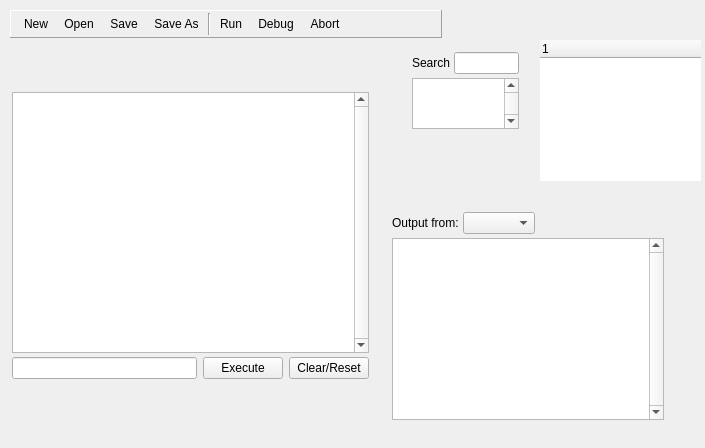
<?xml version="1.0" encoding="UTF-8"?>
<ui version="4.0">
 <class>PythonShell</class>
 <widget class="QFrame" name="PythonShell">
  <property name="geometry">
   <rect>
    <x>0</x>
    <y>0</y>
    <width>705</width>
    <height>448</height>
   </rect>
  </property>
  <property name="windowTitle">
   <string>Python Scripting</string>
  </property>
  <widget class="QWidget" name="replGroup" native="true">
   <property name="geometry">
    <rect>
     <x>10</x>
     <y>90</y>
     <width>361</width>
     <height>291</height>
    </rect>
   </property>
   <layout class="QVBoxLayout" name="verticalLayout">
    <property name="spacing">
     <number>4</number>
    </property>
    <property name="leftMargin">
     <number>2</number>
    </property>
    <property name="topMargin">
     <number>2</number>
    </property>
    <property name="rightMargin">
     <number>2</number>
    </property>
    <property name="bottomMargin">
     <number>2</number>
    </property>
    <item>
     <widget class="RDTextEdit" name="interactiveOutput">
      <property name="verticalScrollBarPolicy">
       <enum>Qt::ScrollBarAlwaysOn</enum>
      </property>
      <property name="readOnly">
       <bool>true</bool>
      </property>
      <property name="textInteractionFlags">
       <set>Qt::TextSelectableByKeyboard|Qt::TextSelectableByMouse</set>
      </property>
     </widget>
    </item>
    <item>
     <layout class="QHBoxLayout" name="replCommandsLayout">
      <property name="spacing">
       <number>6</number>
      </property>
      <item>
       <widget class="RDLineEdit" name="lineInput"/>
      </item>
      <item>
       <widget class="QPushButton" name="execute">
        <property name="text">
         <string>Execute</string>
        </property>
       </widget>
      </item>
      <item>
       <widget class="QPushButton" name="clear">
        <property name="text">
         <string>Clear/Reset</string>
        </property>
       </widget>
      </item>
     </layout>
    </item>
   </layout>
  </widget>
  <widget class="QFrame" name="helpGroup">
   <property name="geometry">
    <rect>
     <x>410</x>
     <y>50</y>
     <width>111</width>
     <height>81</height>
    </rect>
   </property>
   <layout class="QGridLayout" name="gridLayout_2">
    <property name="leftMargin">
     <number>2</number>
    </property>
    <property name="topMargin">
     <number>2</number>
    </property>
    <property name="rightMargin">
     <number>2</number>
    </property>
    <property name="bottomMargin">
     <number>2</number>
    </property>
    <property name="spacing">
     <number>4</number>
    </property>
    <item row="0" column="0">
     <widget class="QLabel" name="label">
      <property name="text">
       <string>Search</string>
      </property>
     </widget>
    </item>
    <item row="0" column="1">
     <widget class="RDLineEdit" name="helpSearch"/>
    </item>
    <item row="1" column="0" colspan="2">
     <widget class="RDTextEdit" name="helpText">
      <property name="verticalScrollBarPolicy">
       <enum>Qt::ScrollBarAlwaysOn</enum>
      </property>
      <property name="readOnly">
       <bool>true</bool>
      </property>
      <property name="textInteractionFlags">
       <set>Qt::TextSelectableByKeyboard|Qt::TextSelectableByMouse</set>
      </property>
     </widget>
    </item>
   </layout>
  </widget>
  <widget class="QFrame" name="toolbar">
   <property name="geometry">
    <rect>
     <x>10</x>
     <y>10</y>
     <width>432</width>
     <height>28</height>
    </rect>
   </property>
   <property name="sizePolicy">
    <sizepolicy hsizetype="Minimum" vsizetype="Fixed">
     <horstretch>0</horstretch>
     <verstretch>0</verstretch>
    </sizepolicy>
   </property>
   <property name="minimumSize">
    <size>
     <width>0</width>
     <height>28</height>
    </size>
   </property>
   <property name="frameShape">
    <enum>QFrame::Panel</enum>
   </property>
   <property name="frameShadow">
    <enum>QFrame::Raised</enum>
   </property>
   <layout class="QHBoxLayout" name="horizontalLayout_5">
    <property name="spacing">
     <number>2</number>
    </property>
    <property name="leftMargin">
     <number>6</number>
    </property>
    <property name="topMargin">
     <number>2</number>
    </property>
    <property name="rightMargin">
     <number>6</number>
    </property>
    <property name="bottomMargin">
     <number>2</number>
    </property>
    <item>
     <widget class="QToolButton" name="newScript">
      <property name="toolTip">
       <string>Create a new blank script</string>
      </property>
      <property name="text">
       <string>New</string>
      </property>
      <property name="icon">
       <iconset resource="../Resources/resources.qrc">
        <normaloff>:/page_white_edit.png</normaloff>:/page_white_edit.png</iconset>
      </property>
      <property name="toolButtonStyle">
       <enum>Qt::ToolButtonTextBesideIcon</enum>
      </property>
      <property name="autoRaise">
       <bool>true</bool>
      </property>
     </widget>
    </item>
    <item>
     <widget class="QToolButton" name="openScript">
      <property name="toolTip">
       <string>Open an existing python script</string>
      </property>
      <property name="text">
       <string>Open</string>
      </property>
      <property name="icon">
       <iconset resource="../Resources/resources.qrc">
        <normaloff>:/folder_page_white.png</normaloff>:/folder_page_white.png</iconset>
      </property>
      <property name="toolButtonStyle">
       <enum>Qt::ToolButtonTextBesideIcon</enum>
      </property>
      <property name="autoRaise">
       <bool>true</bool>
      </property>
     </widget>
    </item>
    <item>
     <widget class="QToolButton" name="saveScript">
      <property name="toolTip">
       <string>Save the current script (Ctrl+S)</string>
      </property>
      <property name="text">
       <string>Save</string>
      </property>
      <property name="icon">
       <iconset resource="../Resources/resources.qrc">
        <normaloff>:/save.png</normaloff>:/save.png</iconset>
      </property>
      <property name="toolButtonStyle">
       <enum>Qt::ToolButtonTextBesideIcon</enum>
      </property>
      <property name="autoRaise">
       <bool>true</bool>
      </property>
     </widget>
    </item>
    <item>
     <widget class="QToolButton" name="saveAsScript">
      <property name="toolTip">
       <string>Save the current script to a new location</string>
      </property>
      <property name="text">
       <string>Save As</string>
      </property>
      <property name="icon">
       <iconset resource="../Resources/resources.qrc">
        <normaloff>:/save.png</normaloff>:/save.png</iconset>
      </property>
      <property name="toolButtonStyle">
       <enum>Qt::ToolButtonTextBesideIcon</enum>
      </property>
      <property name="autoRaise">
       <bool>true</bool>
      </property>
     </widget>
    </item>
    <item>
     <widget class="Line" name="sep">
      <property name="orientation">
       <enum>Qt::Vertical</enum>
      </property>
     </widget>
    </item>
    <item>
     <widget class="QToolButton" name="runScript">
      <property name="toolTip">
       <string>Begin running the script in python</string>
      </property>
      <property name="text">
       <string>Run</string>
      </property>
      <property name="icon">
       <iconset resource="../Resources/resources.qrc">
        <normaloff>:/arrow_right.png</normaloff>:/arrow_right.png</iconset>
      </property>
      <property name="toolButtonStyle">
       <enum>Qt::ToolButtonTextBesideIcon</enum>
      </property>
      <property name="autoRaise">
       <bool>true</bool>
      </property>
     </widget>
    </item>
    <item>
     <widget class="QToolButton" name="debugScript">
      <property name="toolTip">
       <string>Begin running the script in python</string>
      </property>
      <property name="text">
       <string>Debug</string>
      </property>
      <property name="icon">
       <iconset resource="../Resources/resources.qrc">
        <normaloff>:/wrench.png</normaloff>:/wrench.png</iconset>
      </property>
      <property name="toolButtonStyle">
       <enum>Qt::ToolButtonTextBesideIcon</enum>
      </property>
      <property name="autoRaise">
       <bool>true</bool>
      </property>
     </widget>
    </item>
    <item>
     <widget class="QToolButton" name="abortRun">
      <property name="toolTip">
       <string>Stop execution of the current script</string>
      </property>
      <property name="text">
       <string>Abort</string>
      </property>
      <property name="icon">
       <iconset resource="../Resources/resources.qrc">
        <normaloff>:/del.png</normaloff>:/del.png</iconset>
      </property>
      <property name="toolButtonStyle">
       <enum>Qt::ToolButtonTextBesideIcon</enum>
      </property>
      <property name="autoRaise">
       <bool>true</bool>
      </property>
     </widget>
    </item>
    <item>
     <spacer name="horizontalSpacer">
      <property name="orientation">
       <enum>Qt::Horizontal</enum>
      </property>
      <property name="sizeHint" stdset="0">
       <size>
        <width>40</width>
        <height>20</height>
       </size>
      </property>
     </spacer>
    </item>
   </layout>
  </widget>
  <widget class="QFrame" name="outputGroup">
   <property name="geometry">
    <rect>
     <x>390</x>
     <y>210</y>
     <width>276</width>
     <height>212</height>
    </rect>
   </property>
   <property name="frameShape">
    <enum>QFrame::NoFrame</enum>
   </property>
   <property name="frameShadow">
    <enum>QFrame::Raised</enum>
   </property>
   <layout class="QGridLayout" name="gridLayout">
    <property name="leftMargin">
     <number>2</number>
    </property>
    <property name="topMargin">
     <number>2</number>
    </property>
    <property name="rightMargin">
     <number>2</number>
    </property>
    <property name="bottomMargin">
     <number>2</number>
    </property>
    <property name="spacing">
     <number>4</number>
    </property>
    <item row="0" column="0">
     <widget class="QWidget" name="outputContextGroup" native="true">
      <layout class="QHBoxLayout" name="horizontalLayout">
       <property name="spacing">
        <number>4</number>
       </property>
       <property name="leftMargin">
        <number>0</number>
       </property>
       <property name="topMargin">
        <number>0</number>
       </property>
       <property name="rightMargin">
        <number>0</number>
       </property>
       <property name="bottomMargin">
        <number>0</number>
       </property>
       <item>
        <widget class="QLabel" name="outputContextLabel">
         <property name="text">
          <string>Output from:</string>
         </property>
        </widget>
       </item>
       <item>
        <widget class="QComboBox" name="outputContext">
         <property name="sizeAdjustPolicy">
          <enum>QComboBox::AdjustToContents</enum>
         </property>
        </widget>
       </item>
       <item>
        <spacer name="outputContextSpacer">
         <property name="orientation">
          <enum>Qt::Horizontal</enum>
         </property>
         <property name="sizeHint" stdset="0">
          <size>
           <width>40</width>
           <height>20</height>
          </size>
         </property>
        </spacer>
       </item>
      </layout>
     </widget>
    </item>
    <item row="1" column="0">
     <widget class="RDTextEdit" name="scriptOutput">
      <property name="verticalScrollBarPolicy">
       <enum>Qt::ScrollBarAlwaysOn</enum>
      </property>
      <property name="readOnly">
       <bool>true</bool>
      </property>
      <property name="textInteractionFlags">
       <set>Qt::TextSelectableByKeyboard|Qt::TextSelectableByMouse</set>
      </property>
     </widget>
    </item>
   </layout>
  </widget>
  <widget class="ToolWindowManager" name="docking" native="true">
   <property name="geometry">
    <rect>
     <x>220</x>
     <y>40</y>
     <width>351</width>
     <height>301</height>
    </rect>
   </property>
  </widget>
  <widget class="RDTreeWidget" name="projectExplorer">
   <property name="geometry">
    <rect>
     <x>540</x>
     <y>40</y>
     <width>161</width>
     <height>141</height>
    </rect>
   </property>
   <property name="frameShape">
    <enum>QFrame::NoFrame</enum>
   </property>
  </widget>
 </widget>
 <customwidgets>
  <customwidget>
   <class>ToolWindowManager</class>
   <extends>QWidget</extends>
   <header>3rdparty/toolwindowmanager/ToolWindowManager.h</header>
  </customwidget>
  <customwidget>
   <class>RDLineEdit</class>
   <extends>QLineEdit</extends>
   <header>Widgets/Extended/RDLineEdit.h</header>
  </customwidget>
  <customwidget>
   <class>RDTextEdit</class>
   <extends>QTextEdit</extends>
   <header>Widgets/Extended/RDTextEdit.h</header>
  </customwidget>
  <customwidget>
   <class>RDTreeWidget</class>
   <extends>QTreeWidget</extends>
   <header>Widgets/Extended/RDTreeWidget.h</header>
  </customwidget>
 </customwidgets>
 <resources>
  <include location="../Resources/resources.qrc"/>
 </resources>
 <connections/>
</ui>
